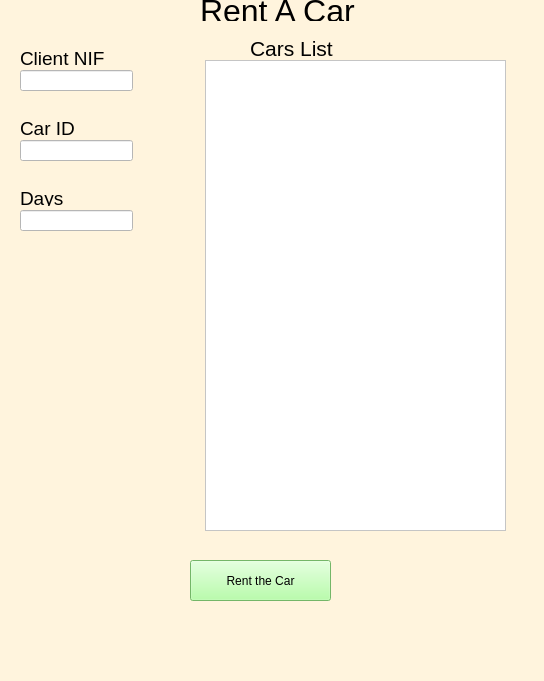
<?xml version="1.0" encoding="UTF-8"?>
<ui version="4.0">
 <class>MainWindow</class>
 <widget class="QMainWindow" name="MainWindow">
  <property name="geometry">
   <rect>
    <x>0</x>
    <y>0</y>
    <width>544</width>
    <height>681</height>
   </rect>
  </property>
  <property name="windowTitle">
   <string>MainWindow</string>
  </property>
  <property name="styleSheet">
   <string notr="true">background-color: rgb(255, 244, 221);</string>
  </property>
  <widget class="QWidget" name="centralwidget">
   <widget class="QLabel" name="label">
    <property name="geometry">
     <rect>
      <x>200</x>
      <y>0</y>
      <width>171</width>
      <height>21</height>
     </rect>
    </property>
    <property name="font">
     <font>
      <pointsize>24</pointsize>
     </font>
    </property>
    <property name="text">
     <string>Rent A Car</string>
    </property>
   </widget>
   <widget class="QListView" name="listView">
    <property name="geometry">
     <rect>
      <x>205</x>
      <y>60</y>
      <width>301</width>
      <height>471</height>
     </rect>
    </property>
    <property name="styleSheet">
     <string notr="true">background-color: rgb(255, 255, 255);</string>
    </property>
   </widget>
   <widget class="QLabel" name="label_2">
    <property name="geometry">
     <rect>
      <x>250</x>
      <y>40</y>
      <width>91</width>
      <height>16</height>
     </rect>
    </property>
    <property name="font">
     <font>
      <pointsize>16</pointsize>
     </font>
    </property>
    <property name="text">
     <string>Cars List</string>
    </property>
   </widget>
   <widget class="QLineEdit" name="lineEdit">
    <property name="geometry">
     <rect>
      <x>20</x>
      <y>70</y>
      <width>113</width>
      <height>21</height>
     </rect>
    </property>
    <property name="styleSheet">
     <string notr="true">background-color: rgb(255, 255, 255);</string>
    </property>
   </widget>
   <widget class="QLabel" name="label_3">
    <property name="geometry">
     <rect>
      <x>20</x>
      <y>50</y>
      <width>111</width>
      <height>16</height>
     </rect>
    </property>
    <property name="font">
     <font>
      <pointsize>14</pointsize>
     </font>
    </property>
    <property name="text">
     <string>Client NIF</string>
    </property>
   </widget>
   <widget class="QLabel" name="label_6">
    <property name="geometry">
     <rect>
      <x>20</x>
      <y>120</y>
      <width>111</width>
      <height>16</height>
     </rect>
    </property>
    <property name="font">
     <font>
      <pointsize>14</pointsize>
     </font>
    </property>
    <property name="text">
     <string>Car ID</string>
    </property>
   </widget>
   <widget class="QLineEdit" name="lineEdit_4">
    <property name="geometry">
     <rect>
      <x>20</x>
      <y>140</y>
      <width>113</width>
      <height>21</height>
     </rect>
    </property>
    <property name="styleSheet">
     <string notr="true">background-color: rgb(255, 255, 255);</string>
    </property>
   </widget>
   <widget class="QLabel" name="label_7">
    <property name="geometry">
     <rect>
      <x>20</x>
      <y>190</y>
      <width>111</width>
      <height>16</height>
     </rect>
    </property>
    <property name="font">
     <font>
      <pointsize>14</pointsize>
     </font>
    </property>
    <property name="text">
     <string>Days</string>
    </property>
   </widget>
   <widget class="QLineEdit" name="lineEdit_5">
    <property name="geometry">
     <rect>
      <x>20</x>
      <y>210</y>
      <width>113</width>
      <height>21</height>
     </rect>
    </property>
    <property name="styleSheet">
     <string notr="true">background-color: rgb(255, 255, 255);</string>
    </property>
   </widget>
   <widget class="QPushButton" name="pushButton">
    <property name="geometry">
     <rect>
      <x>190</x>
      <y>560</y>
      <width>141</width>
      <height>41</height>
     </rect>
    </property>
    <property name="styleSheet">
     <string notr="true">background-color: rgb(163, 255, 146);</string>
    </property>
    <property name="text">
     <string>Rent the Car</string>
    </property>
   </widget>
  </widget>
  <widget class="QMenuBar" name="menubar">
   <property name="geometry">
    <rect>
     <x>0</x>
     <y>0</y>
     <width>544</width>
     <height>22</height>
    </rect>
   </property>
  </widget>
  <widget class="QStatusBar" name="statusbar"/>
 </widget>
 <resources/>
 <connections/>
</ui>
